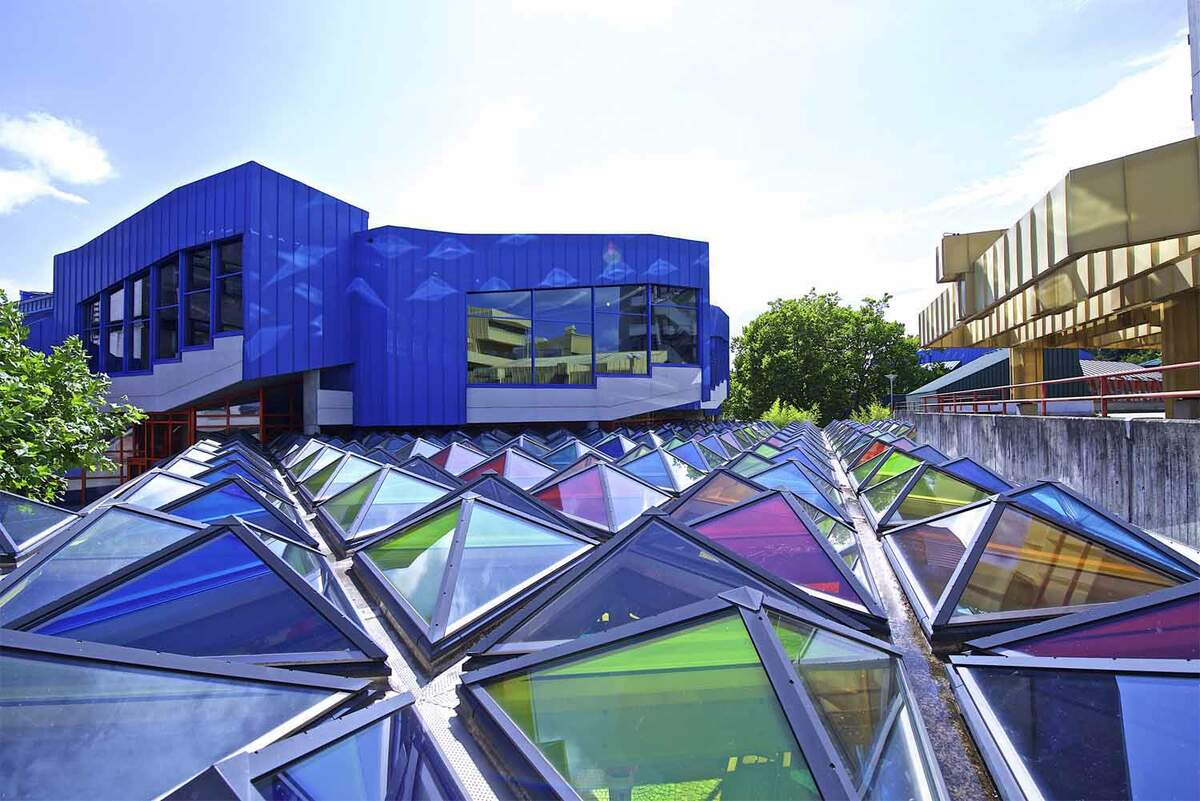
#> input picture unidach.jpg, 1200 x 801 px, found by its file name
$ python svd_compression.py
#> lines starting #> are read from the running program, lines starting #| are printed output that depends on the picture
import numpy as np
import cv2
from matplotlib import pyplot as plt


# [77 lines left out: functions aufgabe_1, aufgabe_2, not called in this run]


def compress_image(image, k):
    """
    Komprimiert ein Bild mit der Singulärwertzerlegung (SVD) und gibt verbesserte Statistiken aus.

    :param image: Pfad zum Bild.
    :param k: Anzahl der verwendeten Singulärwerte.
    """
#> called with image = 'unidach.jpg', k = 20
    # 1. Laden des Bildes
    img = cv2.imread(image)
#> img is the input picture: shape (801, 1200, 3); mean B, G, R 172.8, 143.9, 132.2
    if img is None:
        print("Error: Image not found. Please check the file path.")
        return

    cv2.imshow("Input Image", img)
    cv2.waitKey(0)
    cv2.destroyAllWindows()

    img = cv2.cvtColor(img, cv2.COLOR_BGR2RGB)

    # Original image statistics
    original_size = img.nbytes
#> original_size = 2883600
    print(f"Original Image Size: {original_size / 1024:.2f} KB")
#| Original Image Size: 2816.02 KB
    print(f"Original Image Shape: {img.shape}")
#| Original Image Shape: (801, 1200, 3)

    # 2. Farbraumaufteilung
    r, g, b = cv2.split(img)

    # Stat variables
    total_compressed_size = 0
    total_features = 0

    def compress_channel(m, name):
        """
        Komprimiert einen Farbkanal mit der k-trunkierten Singulärwertzerlegung.

        :param m: Eingabematrix für den Farbkanal.
        :param name: Name des Kanals (für Debugging).
        :return: Komprimierte Matrix.
        """
#> called with name = 'Red'
        nonlocal total_compressed_size, total_features

        # 3. Skalieren und Zentrieren
        m_scaled = m / 255.0
        mean_m = np.mean(m_scaled, axis=0)  # calculate the column-wise mean value
#> mean_m = 1200 values, max 0.68 at index 921, min 0.357 at index 224, mean 0.518
        m_centered = m_scaled - mean_m  # center values around 0

        # 4. Singulärwertzerlegung
        U, Sigma, V_T = np.linalg.svd(m_centered, full_matrices=False)
#> Sigma = 801 values, max 219 at index 0, min 2.67e-13 at index 800, mean 3.23

        # 5. Trunkierung auf k Singulärwerte
        U_k = U[:, :k]  # truncate the rows
        Sigma_k = np.diag(Sigma[:k])  # truncate the diagonal entries
        V_T_k = V_T[:k, :]  # truncate the columns

        # Calculate compressed size
        compressed_size = (
                U_k.astype(np.float16).nbytes +  # Convert U_k to float32
                Sigma_k.astype(np.float16).diagonal().nbytes +  # Store Sigma as vector
                V_T_k.astype(np.float16).nbytes  # Convert V_T_k to float32
        )
#> compressed_size = 80080
        # total size of truncated matrices
        total_compressed_size += compressed_size
#> total_compressed_size = 80080
        total_features += k

        print(f"Channel '{name}':")
        print(f"  Original Shape: M: {m.shape} U: {U.shape} Sigma: {Sigma.shape}, V: {V_T.shape}")
#|   Original Shape: M: (801, 1200) U: (801, 801) Sigma: (801,), V: (801, 1200)

        print(f"  Compressed Shape: U: {U_k.shape}, Σ: {Sigma_k.shape}, V_T: {V_T_k.shape}")
#|   Compressed Shape: U: (801, 20), Σ: (20, 20), V_T: (20, 1200)
        print(f"  Singular Values Retained: {k}")
        print(f"  Compressed Size: {compressed_size / 1024:.2f} KB")
#|   Compressed Size: 78.20 KB

        # Rekonstruktion der k-trunkierten Matrix
        A_k = U_k @ Sigma_k @ V_T_k

        # 7. Rückgängigmachen der Zentrierung
        m_result = A_k + mean_m
        m_result = np.clip(m_result, 0, 1)
        return m_result

    # Komprimierung der Farbkanäle
    reduced_r = compress_channel(r, "Red")
    reduced_g = compress_channel(g, "Green")
#> call 2 of compress_channel, with name = 'Green'
#> in compress_channel (call 2), `mean_m = np.mean(m_scaled, axis=0)`: mean_m = 1200 values, max 0.72 at index 730, min 0.412 at index 1195, mean 0.564
#> in compress_channel (call 2), `U, Sigma, V_T = np.linalg.svd(m_centered, full_matrices=False)`:
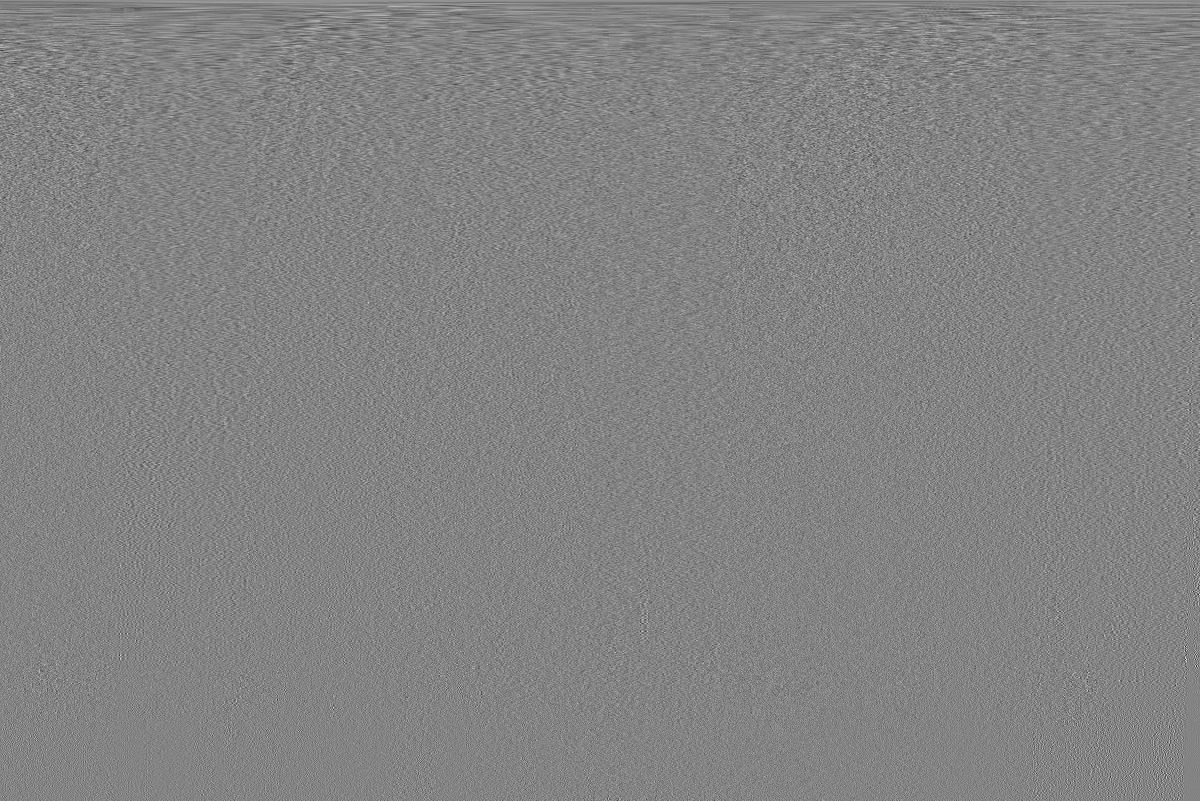
#> V_T: shape (801, 1200) float64; min -0.279, max 0.261, mean 2.73e-05; drawn with min black and max white
#> in compress_channel (call 2), `U, Sigma, V_T = np.linalg.svd(m_centered, full_matrices=False)`: Sigma = 801 values, max 220.6 at index 0, min 2.76e-13 at index 800, mean 3.28
#> in compress_channel (call 2), `total_compressed_size += compressed_size`: total_compressed_size = 160160
#|   Original Shape: M: (801, 1200) U: (801, 801) Sigma: (801,), V: (801, 1200)
#|   Compressed Shape: U: (801, 20), Σ: (20, 20), V_T: (20, 1200)
#|   Compressed Size: 78.20 KB
#> in compress_channel (call 2), `m_result = np.clip(m_result, 0, 1)`:
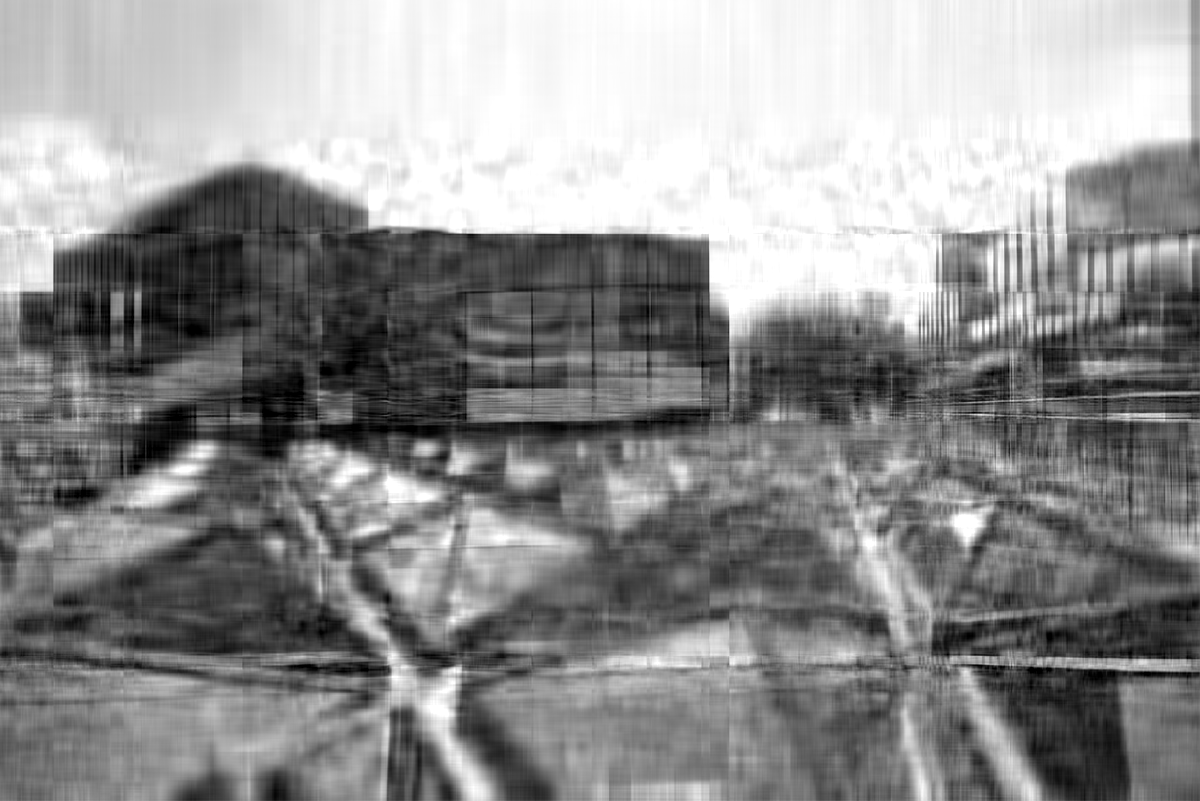
#> m_result: shape (801, 1200) float64; min 0, max 1, mean 0.563
    reduced_b = compress_channel(b, "Blue")
#> call 3 of compress_channel, with name = 'Blue'
#> in compress_channel (call 3), `mean_m = np.mean(m_scaled, axis=0)`: mean_m = 1200 values, max 0.796 at index 453, min 0.506 at index 1106, mean 0.678
#> in compress_channel (call 3), `m_centered = m_scaled - mean_m`:
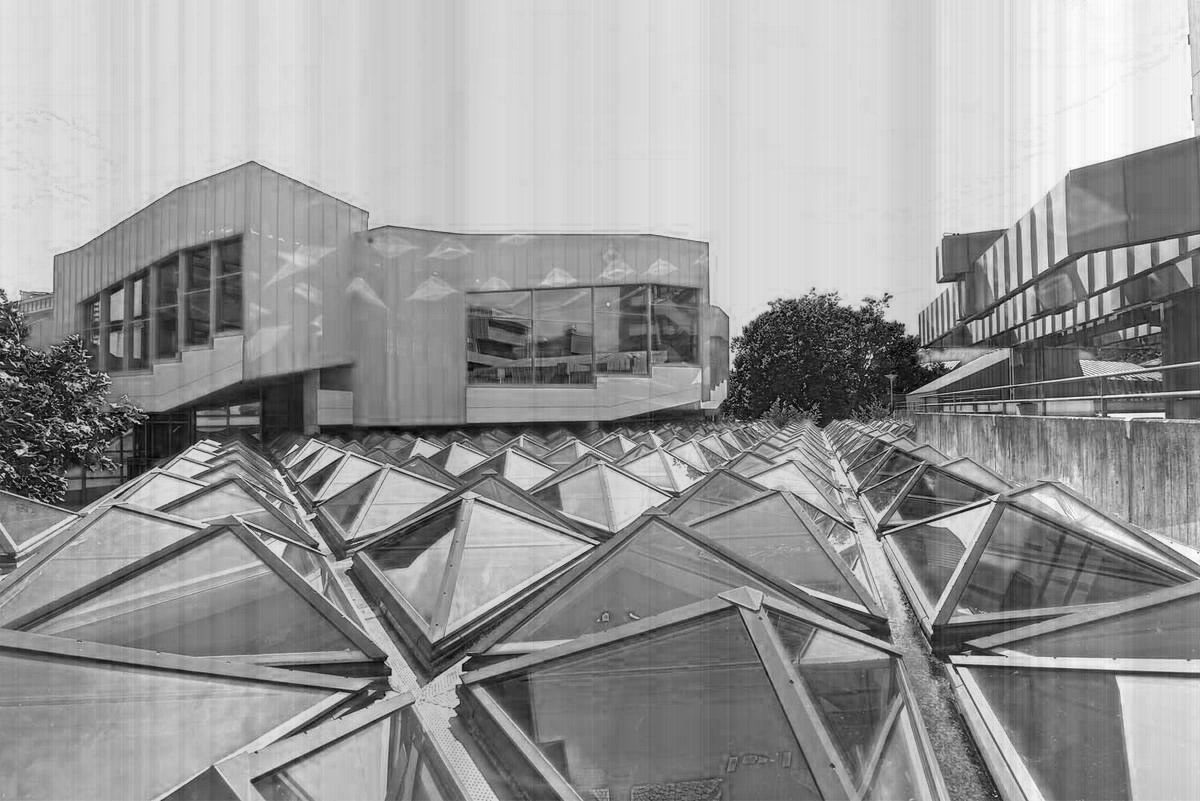
#> m_centered: shape (801, 1200) float64; min -0.756, max 0.494, mean -3.09e-16; drawn with min black and max white
#> in compress_channel (call 3), `U, Sigma, V_T = np.linalg.svd(m_centered, full_matrices=False)`: Sigma = 801 values, max 195.8 at index 0, min 3.52e-13 at index 800, mean 3.23
#> in compress_channel (call 3), `total_compressed_size += compressed_size`: total_compressed_size = 240240
#|   Original Shape: M: (801, 1200) U: (801, 801) Sigma: (801,), V: (801, 1200)
#|   Compressed Shape: U: (801, 20), Σ: (20, 20), V_T: (20, 1200)
#|   Compressed Size: 78.20 KB

    # 8. Zusammenfügen der komprimierten Farbkanäle
    reduced_img = cv2.merge((reduced_r, reduced_g, reduced_b))
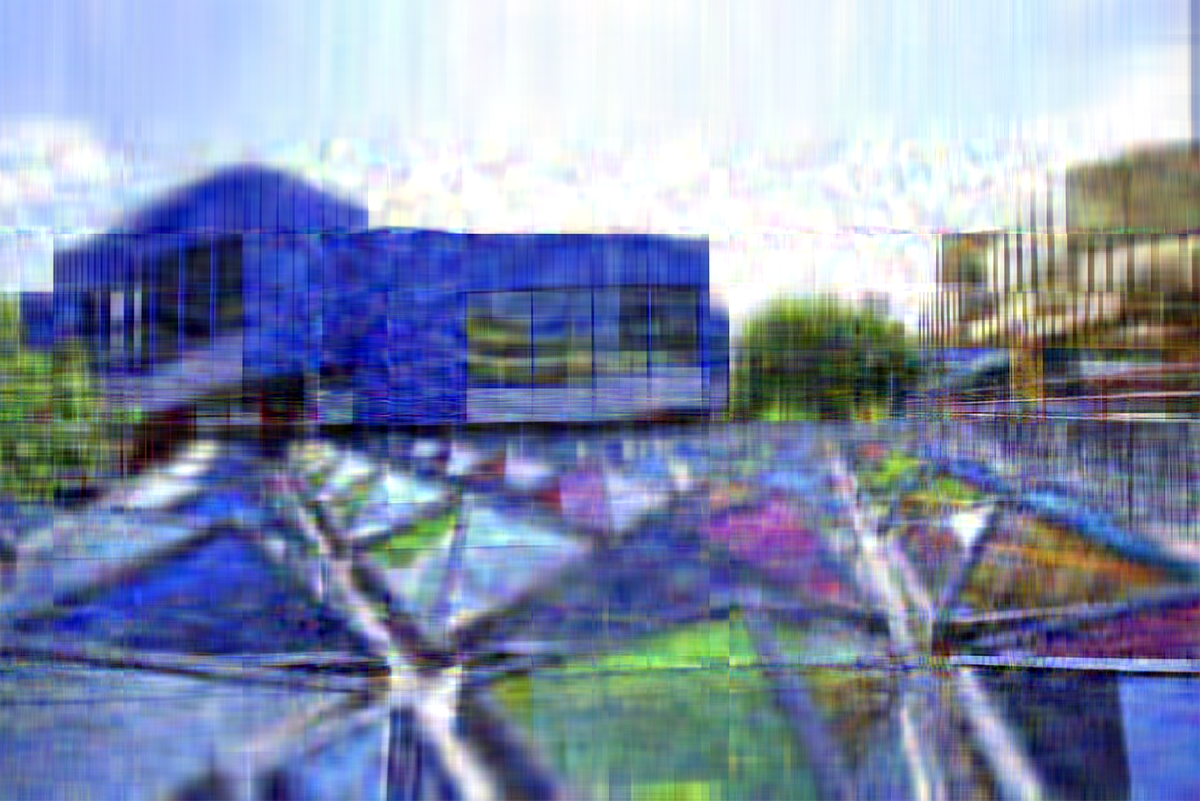
#> reduced_img: shape (801, 1200, 3) float64; mean R, G, B 0.517, 0.563, 0.676

    # Final statistics
    print(f"Total Compressed Size (all channels): {total_compressed_size / 1024:.2f} KB")
#| Total Compressed Size (all channels): 234.61 KB
    compression_ratio = original_size / total_compressed_size
#> compression_ratio = 12
    print(f"Compression Ratio: {compression_ratio:.2f}")
#| Compression Ratio: 12.00
    print(f"Total Features Retained: {total_features}")

    # 9. Anzeige des Original- und komprimierten Bildes
    plt.figure(figsize=(10, 5))
    plt.subplot(1, 2, 1)
    plt.title("Original Image")
    plt.imshow(img)
    plt.axis("off")

    plt.subplot(1, 2, 2)
    plt.title(f"Compressed Image (k={k})")
    plt.imshow(reduced_img)
    plt.axis("off")

    plt.tight_layout()
    plt.savefig("comparison.png")
    plt.show()

    return img, reduced_img


if __name__ == '__main__':
    # Blatt 5 - Aufgabe 4
    original, compressed = compress_image("unidach.jpg", 20)
    #x_star, nullraum_basis = aufgabe_2()

$ run again, with Gradient_Shapes.webp saved as unidach.jpg
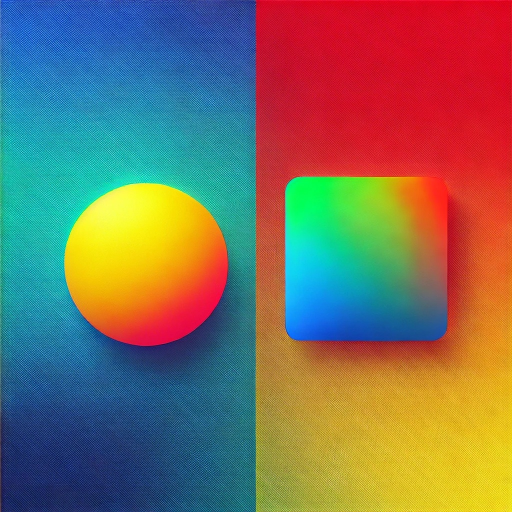
#> input picture Gradient_Shapes.webp, 1024 x 1024 px, found by its file name (shown at 1/2 size)
#> in compress_image, img is the input picture: shape (1024, 1024, 3); mean B, G, R 94.5, 111.5, 123.7
#> original_size = 3145728
#| Original Image Size: 3072.00 KB
#| Original Image Shape: (1024, 1024, 3)
#> mean_m = 1024 values, max 0.906 at index 1022, min 0.104 at index 31, mean 0.485
#> Sigma = 1024 values, max 238.8 at index 0, min 9.82e-14 at index 1023, mean 1.74
#> compressed_size = 81960
#|   Original Shape: M: (1024, 1024) U: (1024, 1024) Sigma: (1024,), V: (1024, 1024)
#|   Compressed Shape: U: (1024, 20), Σ: (20, 20), V_T: (20, 1024)
#|   Compressed Size: 80.04 KB
#> mean_m = 1024 values, max 0.553 at index 0, min 0.276 at index 896, mean 0.437
#> in compress_channel (call 2), `m_centered = m_scaled - mean_m`:
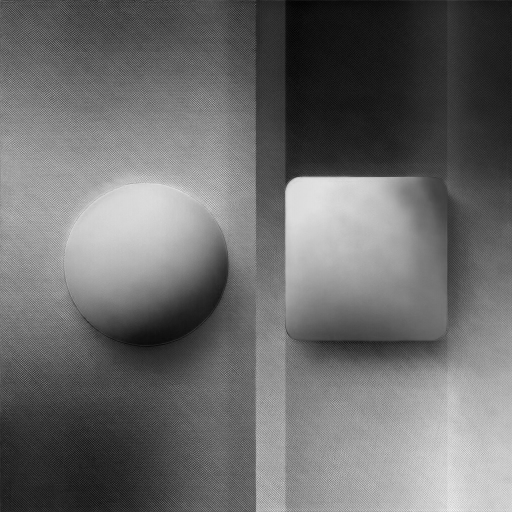
#> m_centered: shape (1024, 1024) float64 (shown at 1/2 size); min -0.493, max 0.671, mean 5.4e-17; drawn with min black and max white
#> Sigma = 1024 values, max 187.6 at index 0, min 8.05e-14 at index 1023, mean 1.67
#> total_compressed_size = 163920
#|   Original Shape: M: (1024, 1024) U: (1024, 1024) Sigma: (1024,), V: (1024, 1024)
#|   Compressed Shape: U: (1024, 20), Σ: (20, 20), V_T: (20, 1024)
#|   Compressed Size: 80.04 KB
#> mean_m = 1024 values, max 0.647 at index 125, min 0.0906 at index 1023, mean 0.37
#> in compress_channel (call 3), `U, Sigma, V_T = np.linalg.svd(m_centered, full_matrices=False)`:
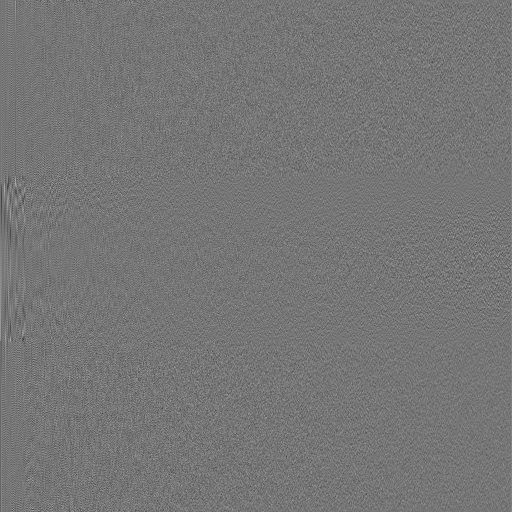
#> U: shape (1024, 1024) float64 (shown at 1/2 size); min -0.192, max 0.223, mean 3.05e-05; drawn with min black and max white
#> Sigma = 1024 values, max 161.8 at index 0, min 5.07e-14 at index 1023, mean 1.59
#> total_compressed_size = 245880
#|   Original Shape: M: (1024, 1024) U: (1024, 1024) Sigma: (1024,), V: (1024, 1024)
#|   Compressed Shape: U: (1024, 20), Σ: (20, 20), V_T: (20, 1024)
#|   Compressed Size: 80.04 KB
#| Total Compressed Size (all channels): 240.12 KB
#> compression_ratio = 12.79
#| Compression Ratio: 12.79
